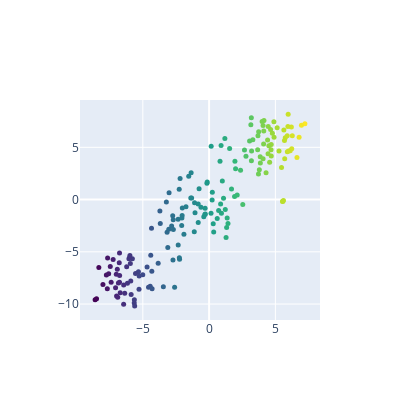

Notebook cell for this chart:
### Code cell
tsne_num3(40)

### Figure 1 — Plotly figure (JSON) as saved in the notebook; plotly's stock layout.template omitted (floating-point values rounded to 4 significant figures; data arrays with more than 128 entries replaced by an {"elided": "..."} marker saying what was removed)
{"data": [{"marker": {"color": {"elided": "178 float values"}, "colorscale": [[0, "#440154"], [0.1111, "#482878"], [0.2222, "#3e4989"], [0.3333, "#31688e"], [0.4444, "#26828e"], [0.5556, "#1f9e89"], [0.6667, "#35b779"], [0.7778, "#6ece58"], [0.8889, "#b5de2b"], [1, "#fde725"]], "size": 5}, "mode": "markers", "type": "scatter", "x": {"elided": "178 float values"}, "y": {"elided": "178 float values"}}], "layout": {"height": 400, "width": 400}}
